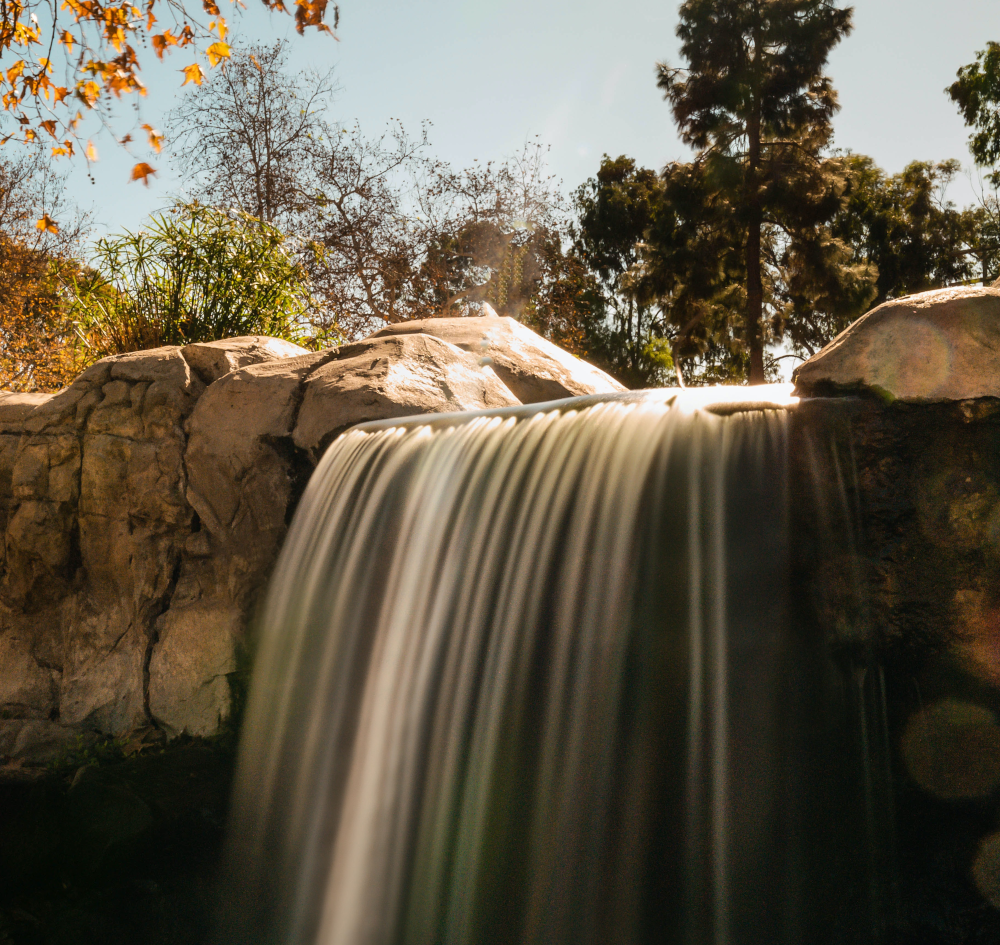
#> input picture image/weather.png, 1000 x 945 px; the run also reads 2 pictures not shown here
$ jupyter execute start.ipynb   (older library calls are emulated)
#> lines starting #> are read from the running program, lines starting #| are printed output that depends on the picture; after the words box and inside, x2 and y2 are one past the last pixel; in counts of white or black regions, pixels touching at a corner belong together
[cell 1]
import cv2
input = cv2.imread('image/weather.png')
#> input is the input picture: shape (945, 1000, 3); mean B, G, R 72.3, 89.6, 98.2

cv2.imshow('hello world', input)

cv2.waitKey()
cv2.destroyAllWindows()

[cell 2]
import cv2
input = cv2.imread('image/weather.png')

cv2.imshow('hello world', input)

cv2.waitKey()
cv2.destroyAllWindows()

[cell 3]
#dimensions of image open cv
print (input.shape)
#| (945, 1000, 3)
print('height of image :' , int(input.shape[0]), 'pixels')
#| height of image : 945 pixels
print('width of image :' , int(input.shape[1]), 'pixels')
#| width of image : 1000 pixels

[cell 4]
#saving image
cv2.imwrite('output.jpg', input)
cv2.imwrite('output.png', input)
#> Out = True

[cell 5]
image = cv2.imread('output.jpg')
cv2.imshow('Original', image)
cv2.waitKey()

[cell 6]
#Grayscaling color image
import cv2
gray_image = cv2.cvtColor(image, cv2.COLOR_BGR2GRAY)
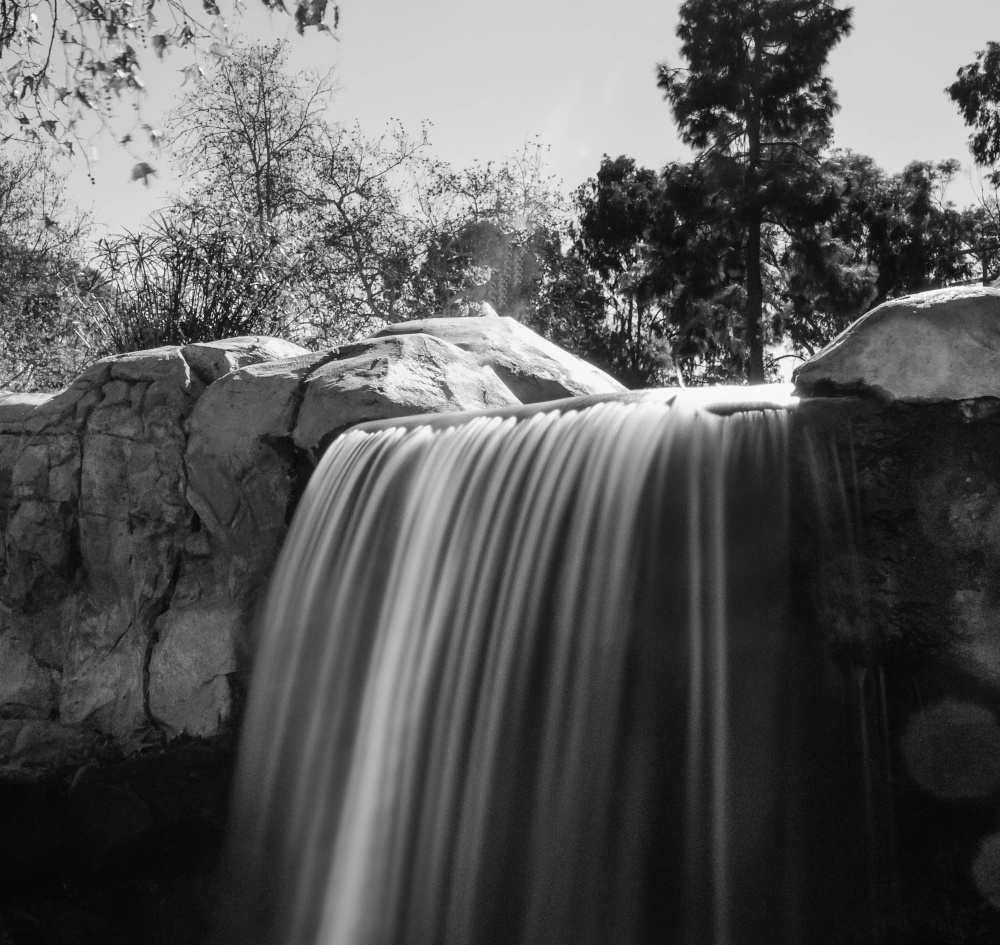
#> gray_image: shape (945, 1000); min 3, max 255, mean 90.2
cv2.imshow('Gray', gray_image)
cv2.waitKey()

[cell 7]
import numpy as np
image = cv2.imread('output.jpg')

[cell 8]
# BGR value for the first 0,0 pixel
B, G, R = image[0, 0]
#> B = 142; G = 174; R = 203
print(B, G, R)
#| 142 174 203

[cell 9]
# convert it to grayscale and see
gray_img = cv2.cvtColor(image, cv2.COLOR_BGR2GRAY)
print(gray_img.shape)
#| (945, 1000)
print(gray_img[10, 50])
#| 166

[cell 10]
# testing the color space HSV
# H: 0 - 180, S: 0 - 180, V: 0 - 180
img = cv2.imread('output.jpg')
hsv_image = cv2.cvtColor(img, cv2.COLOR_BGR2HSV)
#> hsv_image: shape (945, 1000, 3); mean H, S, V 34, 97.4, 100.6

cv2.imshow('HSV image', hsv_image)
cv2.imshow('Hue channel', hsv_image[:, :, 0])
cv2.imshow('Saturation channel', hsv_image[:, :, 1])
cv2.imshow('Value channel', hsv_image[:, :, 2])

cv2.waitKey()
cv2.destroyAllWindows()

[cell 11]
## Exploring RGB
img = cv2.imread('output.jpg')
# spliting image into each color index
B,G, R = cv2.split(img)
print(B.shape)
#| (945, 1000)

cv2.imshow("Red", R)
cv2.imshow("Green", G)
cv2.imshow("Blue", B)
cv2.waitKey()
cv2.destroyAllWindows()

[cell 12]
# remake the orignal image
merged = cv2.merge([B, G, R])
cv2.imshow("Merged", merged)

# amplify the blue color
merged = cv2.merge([B+100, G, R])
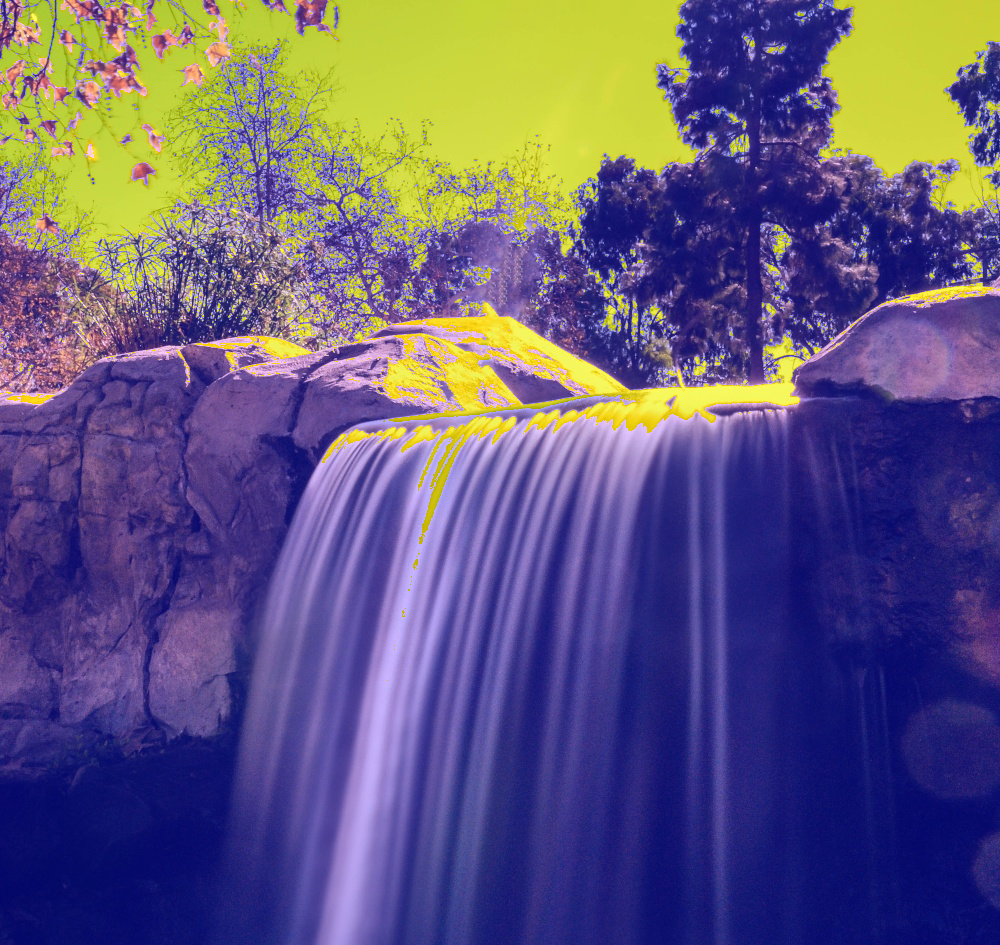
#> merged: shape (945, 1000, 3); mean B, G, R 124.4, 89.7, 98.1
cv2.imshow("Merge th Blue Amplified", merged)

cv2.waitKey(0)
cv2.destroyAllWindows()

[cell 13]
## Histograms to visualize colors components
# importing the useful libraries
import cv2
import numpy as np
from matplotlib import pyplot as plt

image = cv2.imread('image/weather.png')
histogram = cv2.calcHist([image],[0],None,[256], [0, 256])
#> histogram = 256 values, max 22155 at index 12, min 1 at index 254, mean 3691.4

# We plot a histogram, ravel() flatens our image array
plt.hist(image.ravel(), 256, [0, 256]); plt.show()

# Viewing separate color channels
color = ('b', 'g', 'r')

# we now separate the colors and plot each in the histogram
for i, col in enumerate(color):
    histogram2 = cv2.calcHist([image], [i], None, [256], [0, 256])
    plt.plot(histogram2, color = col)
    plt.xlim([0,256])

plt.show()
#> figure, not shown here; curve peaks at x = 12, y = 22155; curve peaks at x = 33, y = 11570; curve peaks at x = 33, y = 8727

[cell 14]
image2 = cv2.imread('image/plass.jpg')
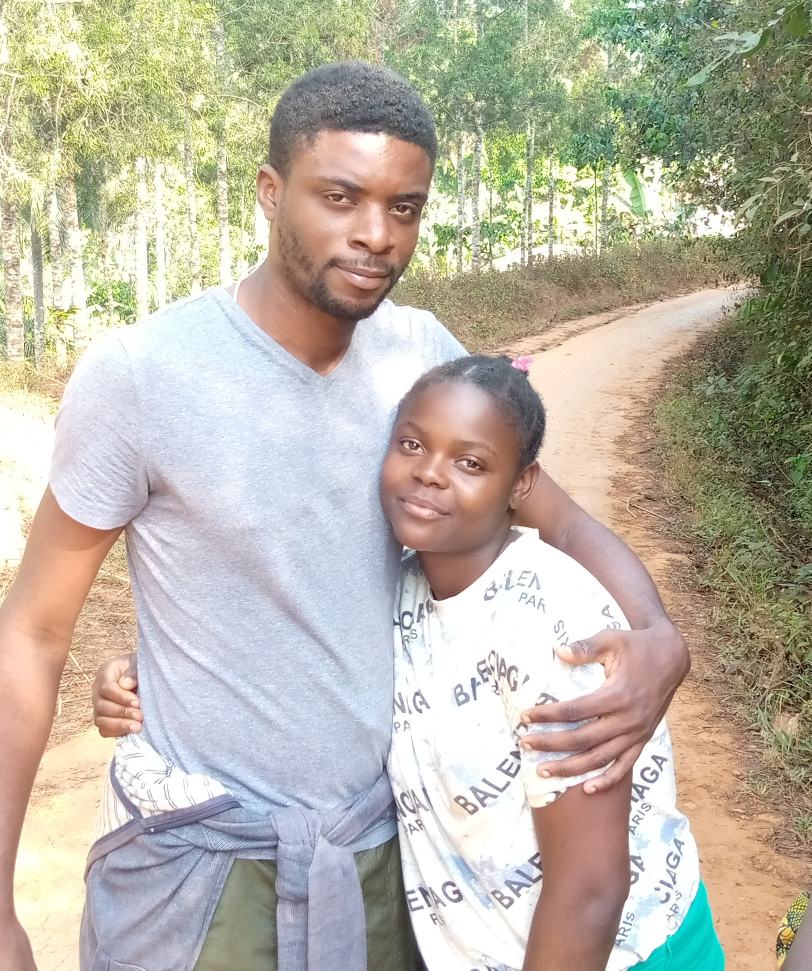
#> input picture image/plass.jpg, 1623 x 1941 px (shown at 1/2 size)
#> image2 is the input picture: shape (1941, 1623, 3); mean B, G, R 166.4, 181.4, 187.2
histogram = cv2.calcHist([image2],[0],None,[256], [0, 256])
#> histogram = 256 values, max 203601 at index 255, min 412 at index 1, mean 12305.6

# We plot a histogram, ravel() flatens our image array
plt.hist(image2.ravel(), 256, [0, 256]); plt.show()

# Viewing separate color channels
color = ('b', 'g', 'r')

# we now separate the colors and plot each in the histogram
for i, col in enumerate(color):
    histogram2 = cv2.calcHist([image2], [i], None, [256], [0, 256])
    plt.plot(histogram2, color = col)
    plt.xlim([0,256])

plt.show()
#> figure, not shown here; curve peaks at x = 255, y = 203601; curve peaks at x = 255, y = 295480; curve peaks at x = 255, y = 275616

[cell 15]
# create a black image
img = np.zeros((512,512,3), np.uint8)

# make it black and white
image_bw = np.zeros((512,512), np.uint8)

cv2.imshow("Black Rectangle (Color)", img)
cv2.imshow("Black Rectangle (B&W)", image_bw)

cv2.waitKey(0)
cv2.destroyAllWindows()

[cell 16]
# Draw a rectangle inside
image = np.zeros((512,512,3), np.uint8)

cv2.rectangle(image,(100,100),(300, 250), (127, 50, 127), 5)
#> image: shape (512, 512, 3)
cv2.imshow("rectangle", image)
cv2.waitKey(0)
cv2.destroyAllWindows()

[cell 17]
# drawing a diagonal blue line inside
image = np.zeros((512, 512, 3), np.uint8)

cv2.line(image, (0,0), (511, 511), (255, 127, 0),5)
cv2.imshow("Blue Line", image)

cv2.waitKey(0)
cv2.destroyAllWindows()

[cell 18]
# Drawing circles
image = np.zeros((512, 512, 3), np.uint8)

cv2.circle(image, (350, 350), 100, (15,75,50),-1)
cv2.imshow("Circle", image)
cv2.waitKey(0)
cv2.destroyAllWindows()

[cell 19]
# Drawing Polygons

image = np.zeros((512,512,3), np.uint8)

# let's define four points
pts = np.array([[10, 50], [400,50], [90,200], [50,500]], np.int32)

# Let's now reshape our points in form required by polylines
pts = pts.reshape((-1, 1, 2))

cv2.polylines(image,[pts], True, (0,0,255), 3)
cv2.imshow("Polygon", image)
cv2.waitKey(0)
cv2.destroyAllWindows()

[cell 20]
import cv2
import numpy as np
# Showing Text to screen
image = np.zeros((512, 512, 3), np.uint8)

cv2.putText(image, 'Hello World!', (75,200), cv2.FONT_HERSHEY_COMPLEX, 2,(100, 170,0), 3)
cv2.imshow("Hello World!", image)
cv2.waitKey(0)
cv2.destroyAllWindows()

[cell 21]
### Translations(transformation that shift the position of an image) in OpenCV
import cv2
import numpy as np
image = cv2.imread("image/plass.jpg")

# Store the height and width of the image
height, width = image.shape[:2]
#> height = 1941; width = 1623

quarter_height, quarter_width = height/4, width/4
#> quarter_height = 485.2; quarter_width = 405.8
#     | 1 0 Tx |
# T = | 0 1 Ty |

# creating the transformation matrix
T = np.float32([[1, 0, quarter_width], [0, 1, quarter_height]])
#> T = [[1, 0, 405.8], [0, 1, 485.2]]

# We use warpAffine to transform the image using the matrix, T
img_translation = cv2.warpAffine(image,T,(width,height))
cv2.imshow('Translation', img_translation)
cv2.waitKey()
cv2.destroyAllWindows()

[cell 22]
# Rotations with cv2.getRotationMatrix2D(rotation_center_x,rotation_center_y,angle of rotation, scale)
import cv2
import numpy as np

image = cv2.imread('output.jpg')
height, width = image.shape[:2]
#> height = 945; width = 1000

# Divide by two to rotate the around the centre
rotation_matrix = cv2.getRotationMatrix2D((width/2, height/2),90, 1)

rotated_image = cv2.warpAffine(image,rotation_matrix,(width, height))

cv2.imshow('Rotated image', rotated_image)
cv2.waitKey()
cv2.destroyAllWindows()

[cell 23]
#Rotating using transpose which rotate image without black space around
rotated_image2 = cv2.transpose(image)

cv2.imshow('Rotated image 2', rotated_image2)
cv2.waitKey()
cv2.destroyAllWindows()

[cell 24]
## Scaling , Re-sizing and interpolations

# Let's make our image 3/4 of it's original size
image_scaled = cv2.resize(image, None, fx=0.75,fy=0.75)
cv2.imshow('Scaling - Linear Interpolation', image_scaled)
cv2.waitKey()

# Let's double the size of the image
img_scaled = cv2.resize(image, None, fx=2,fy=2, interpolation= cv2.INTER_CUBIC)
cv2.imshow('Scaling - CUBIC Interpolation', img_scaled)
cv2.waitKey()

# Let's skew the re-sizing by setting dimensions
img_scaled2 = cv2.resize(image, (900, 400), interpolation = cv2.INTER_AREA)
cv2.imshow('Scaling - Skewed Size', img_scaled2)
cv2.waitKey()

cv2.destroyAllWindows()

[cell 25]
# Image Pyramids
smaller = cv2.pyrDown(image) # divide the size of image by 50%
larger = cv2.pyrUp(smaller) # increase the size of image by 50%

cv2.imshow('Original', image)
cv2.imshow('Larger', larger)
cv2.waitKey(0)
cv2.destroyAllWindows()

[cell 26]
# Cropping images
import cv2
import numpy as np
image = cv2.imread('output.png')
height, width = image.shape[:2]

# let's get the starting pixel coordinate(top,left of the cropping rectangle)
start_row, start_col = int(height * .25), int(width * .25)
#> start_row = 236; start_col = 250

# let's get the ending pixel coordinate(bottom right)
end_row, end_col = int(height * .75), int(width * .75)
#> end_row = 708
# Now we use indexing to crop out
cropped = image[start_row:end_row, start_col:end_col]

cv2.imshow('Original image', image)
cv2.imshow('Cropped Image', cropped)
cv2.waitKey(0)
cv2.destroyAllWindows()

[cell 27]
## Brightening and Darkening image using arithmetics operations
# First step is to create matrix of ones then multiply it by the scaler of 100
# this gives a matrix of same dimensions of our images with all values being 100
import numpy as np
M = np.ones(image.shape, dtype="uint8") * 75
# we use this to add this matrix M to our image, this will increase the brightness
added = cv2.add(image,M)


# Now let's subtract to decrease the brightness
subtracted = cv2.subtract(image, M)

cv2.imshow("Added", added)
cv2.imshow("Subtract", subtracted)
cv2.waitKey(0)
cv2.destroyAllWindows()

[cell 28]
# Bitwise Operations and masking
# let's firstly create some simple images
# Making a square
import cv2
import numpy as np
square = np.zeros((300, 300), np.uint8)
cv2.rectangle(square, (50, 50), (250, 250), 255, -2)
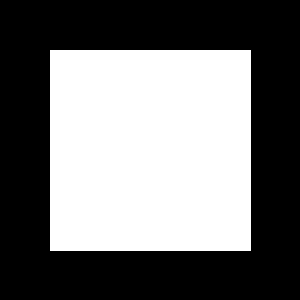
#> square: shape (300, 300); 44.9% white; 1 white region, box (x1, y1, x2, y2) and area: (50, 50, 251, 251) 40401

# Making a Ellipse
ellipse = np.zeros((300, 300), np.uint8)
cv2.ellipse(ellipse, (150, 150), (150, 150), 30, 0, 180, 255, -1)
#> ellipse: shape (300, 300); 39.6% white; 1 white region, box (x1, y1, x2, y2) and area: (0, 75, 281, 300) 35626


cv2.imshow("Square", square)
cv2.imshow("Ellipse", ellipse)
cv2.waitKey(0)
cv2.destroyAllWindows()

[cell 29]
#Experimenting bitwise operations by mixing shape
# show only when they intersect
And = cv2.bitwise_and(square, ellipse)

# show where either square or ellipse is
bitwiseOr = cv2.bitwise_or(square, ellipse)

# show where either by itself
bitwiseXor = cv2.bitwise_xor(square, ellipse)

# show where either by itself show everything that isn't part of the square
bitwisenot_sq = cv2.bitwise_not(square)

cv2.imshow("And", And)
cv2.imshow("Or", bitwiseOr)
cv2.imshow("XOr", bitwiseXor)
cv2.imshow("Not - square", bitwisenot_sq)
cv2.waitKey(0)
cv2.destroyAllWindows()

[cell 30]
## Convolution and Blurring
image = cv2.imread('output.png')
# creating the 3 x 3 Kernel
kernel_3x3 = np.ones((3,3), np.float32) / 9
# using the filter2D to convolv the kernal with an image
blurred = cv2.filter2D(image, -1, kernel_3x3)

# creating the 7 x 7 Kernel
kernel_7x7 = np.ones((7,7), np.float32) / 49

blurred2 =cv2.filter2D(image, -1, kernel_7x7)

cv2.imshow("3X3 Kernel Blurring", kernel_3x3)
cv2.imshow("7X7 Kernel Blurring", kernel_7x7)
cv2.waitKey(0)
cv2.destroyAllWindows()

[cell 31]
## Others commonly used blurring methods
#blur methods
blur = cv2.blur(image, (3,3))
cv2.imshow("Averaging", blur)
cv2.waitKey(0)
#gaussian kernel
Gaussian = cv2.GaussianBlur(image, (7,7), 0)
cv2.imshow("Gaussian Blurring", Gaussian)
cv2.waitKey(0)

# Median Blur
median = cv2.medianBlur(image, 5)
cv2.imshow("Median Blurring", median)
cv2.waitKey(0)

# Bilateral filter
bilateral = cv2.bilateralFilter(image, 9 ,75 ,75)
cv2.imshow("Bilateral Blurring", median)
cv2.waitKey(0)

cv2.destroyAllWindows()

[cell 32]
#Thresholding, Binarization amd adaptive thresholding

# Thresh binary. values below 127 goes to 0 (black, everything above to 255 (white)
ret, thresh1 = cv2.threshold(image, 127, 255, cv2.THRESH_BINARY)
cv2.imshow('1 Threshold Binary', thresh1)

# Values below 127 go to 255 and values above 127 go to 0(reverse to the above)
ret, thresh2 = cv2.threshold(image, 127, 255, cv2.THRESH_BINARY_INV)
cv2.imshow('2 Threshold Binary Inverse', thresh2)

# Values above 127 are truncated (held) at 127 (the 255 argument is unused)
ret, thresh3 = cv2.threshold(image, 127, 255, cv2.THRESH_TRUNC)
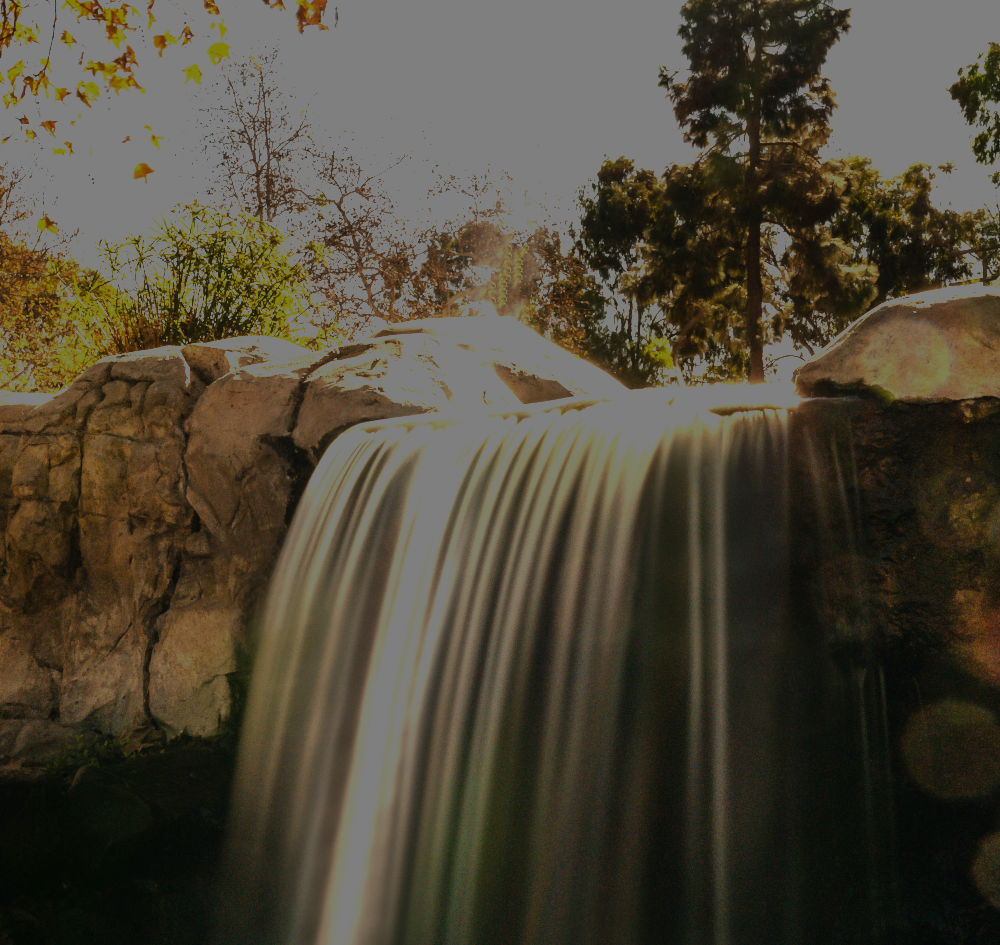
#> thresh3: shape (945, 1000, 3); mean B, G, R 56.7, 71.7, 78.4
cv2.imshow('3 Threshold Trunc', thresh3)

# Values below 127 are go to 0, above 127 are unchanged
ret, thresh4 = cv2.threshold(image, 127, 255, cv2.THRESH_TOZERO)
cv2.imshow('4 Threshold TOZERO', thresh4)

# Resever of above, below 127 is unchanged, above 127 goes to 0
ret, thresh5 = cv2.threshold(image, 127, 255, cv2.THRESH_TOZERO_INV)
cv2.imshow('5 THRESH TOZERO INV', thresh5)

cv2.waitKey(0)
cv2.destroyAllWindows()

[cell 33]
#Dilation,Erosion, Opening and Closing
import cv2
import numpy as np
image =  cv2.imread('image/plass.jpg')
cv2.imshow("Original", image)

# kernel size
kernel = np.ones((5,5), np.uint8)

# erosion
erosion = cv2.erode(image, kernel, iterations=1)
cv2.imshow("Erosion", erosion)

#dilation
dilation = cv2.dilate(image, kernel, iterations=1)
cv2.imshow("Dilation", dilation)

#Opening - good to remove noise
opening = cv2.morphologyEx(image, cv2.MORPH_OPEN,kernel)
cv2.imshow("Opening", opening)

#Closing - good to remove noise
closing = cv2.morphologyEx(image, cv2.MORPH_CLOSE,kernel)
cv2.imshow("Closing", closing)

cv2.waitKey(0)
cv2.destroyAllWindows()

[cell 34]
#Edge detection and Image gradients
image = cv2.imread("image/plass.jpg", 0)
height, width = image.shape
# Extract sabel edges

sobel_x = cv2.Sobel(image, cv2.CV_32F,0,1,ksize=5)
sobel_y = cv2.Sobel(image, cv2.CV_32F,0,1,ksize=5)
cv2.imshow("Original", image)

cv2.imshow("sobel_X", sobel_x)
cv2.imshow("sobel_Y", sobel_y)

sobel_OR = cv2.bitwise_or(sobel_x, sobel_y)
cv2.imshow("sobel_OR", sobel_OR)

laplacian = cv2.Laplacian(image, cv2.CV_64F)
cv2.imshow("laplacian", laplacian)
cv2.waitKey(0)
cv2.destroyAllWindows()

[cell 35]
#Getting perspective transform
import numpy as np
import cv2
import matplotlib.pyplot as plt

image = cv2.imread('image/scan.jpg')
cv2.imshow('Original', image)

# Coordinates of the 4 corners of the original image
points_A = np.float32([[320, 15], [700,215],[85,610], [530,780]])

#Cordinates of the 4 corners of the desired output
#We use a ratio of an A4 1 : 1.41
points_B = np.float32([[0, 0], [420,0],[0,594], [420,594]])

# Use the two sets of four points to compute
# the perspective transformation matrix, M
M = cv2.getPerspectiveTransform(points_A, points_B)
warped = cv2.warpPerspective(image, M, (420,594))

cv2.imshow('WarPerspective', warped)
cv2.waitKey(0)
cv2.destroyAllWindows()

[cell 36]
## Affine transforms
image = cv2.imread('image/ex2.jpg')
rows, cols, ch = image.shape
cv2.imshow('Original', image)


# Coordinates of the 4 corners of the original image
points_A = np.float32([[320,15], [700,215], [85,610]])

# Coordinates of the 4 corners of the desired output
# We use a ratio of an A4 1 : 1,41
points_B = np.float32([[0,0], [420,0], [0,594]])

# Use the two sets of our points to compute
# the perspective transform matrix, M
M = cv2.getAffineTransform(points_A, points_B)

warped = cv2.warpAffine(image, M, (cols, rows))
cv2.imshow('warpPerspective', warped)
cv2.waitKey(0)
cv2.destroyAllWindows()
